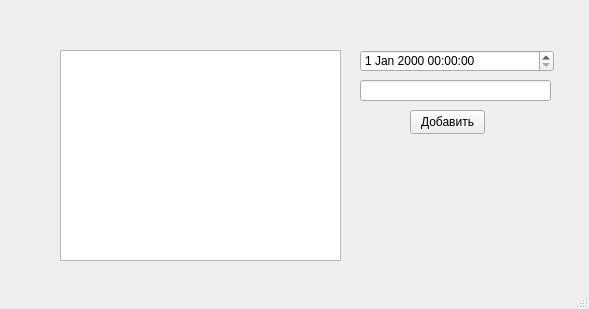
<?xml version="1.0" encoding="UTF-8"?>
<ui version="4.0">
 <class>MainWindow</class>
 <widget class="QMainWindow" name="MainWindow">
  <property name="geometry">
   <rect>
    <x>0</x>
    <y>0</y>
    <width>589</width>
    <height>309</height>
   </rect>
  </property>
  <property name="windowTitle">
   <string>MainWindow</string>
  </property>
  <widget class="QWidget" name="centralwidget">
   <widget class="QListView" name="eventList">
    <property name="geometry">
     <rect>
      <x>60</x>
      <y>50</y>
      <width>281</width>
      <height>211</height>
     </rect>
    </property>
   </widget>
   <widget class="QDateTimeEdit" name="dateEdit">
    <property name="geometry">
     <rect>
      <x>360</x>
      <y>50</y>
      <width>194</width>
      <height>22</height>
     </rect>
    </property>
   </widget>
   <widget class="QPushButton" name="enterButton">
    <property name="geometry">
     <rect>
      <x>410</x>
      <y>110</y>
      <width>75</width>
      <height>24</height>
     </rect>
    </property>
    <property name="text">
     <string>Добавить</string>
    </property>
   </widget>
   <widget class="QLineEdit" name="eventNameLabel">
    <property name="geometry">
     <rect>
      <x>360</x>
      <y>80</y>
      <width>191</width>
      <height>21</height>
     </rect>
    </property>
   </widget>
  </widget>
  <widget class="QStatusBar" name="statusbar"/>
 </widget>
 <resources/>
 <connections/>
</ui>
